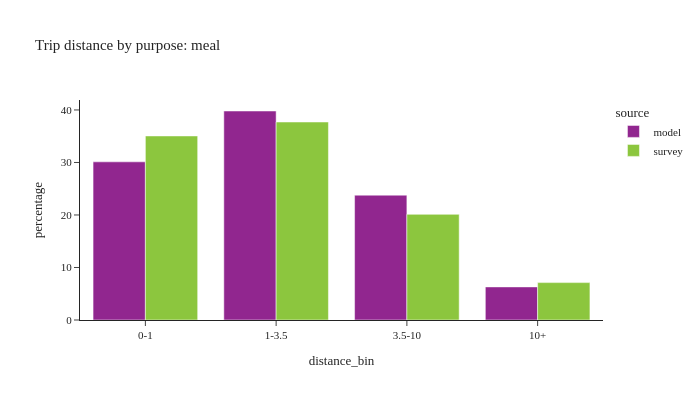

Notebook source saved alongside this figure:
### Code cell
plot_bins(trip, trip['dpurp'] == 6, 'meal')

### Figure 1 — Plotly figure (JSON) as saved in the notebook; plotly's stock layout.template omitted (floating-point values rounded to 4 significant figures)
{"data": [{"alignmentgroup": "True", "customdata": [[355132], [483170], [282582], [76823]], "hovertemplate": "source=model<br>distance_bin=%{x}<br>percentage=%{y}<br>sample count=%{customdata[0]}<extra></extra>", "legendgroup": "model", "marker": {"color": "#91268F", "pattern": {"shape": ""}}, "name": "model", "offsetgroup": "model", "orientation": "v", "showlegend": true, "textposition": "auto", "type": "bar", "x": ["0-1", "1-3.5", "3.5-10", "10+"], "xaxis": "x", "y": [30.12, 39.8, 23.77, 6.303], "yaxis": "y"}, {"alignmentgroup": "True", "customdata": [[795], [651], [381], [158]], "hovertemplate": "source=survey<br>distance_bin=%{x}<br>percentage=%{y}<br>sample count=%{customdata[0]}<extra></extra>", "legendgroup": "survey", "marker": {"color": "#8CC63E", "pattern": {"shape": ""}}, "name": "survey", "offsetgroup": "survey", "orientation": "v", "showlegend": true, "textposition": "auto", "type": "bar", "x": ["0-1", "1-3.5", "3.5-10", "10+"], "xaxis": "x", "y": [35.05, 37.7, 20.12, 7.12], "yaxis": "y"}], "layout": {"barmode": "group", "font": {"size": 11}, "height": 400, "legend": {"title": {"text": "source"}, "tracegroupgap": 0}, "title": {"text": "Trip distance by purpose: meal"}, "width": 700, "xaxis": {"anchor": "y", "domain": [0.0, 1.0], "title": {"text": "distance_bin"}}, "yaxis": {"anchor": "x", "domain": [0.0, 1.0], "title": {"text": "percentage"}}}}
